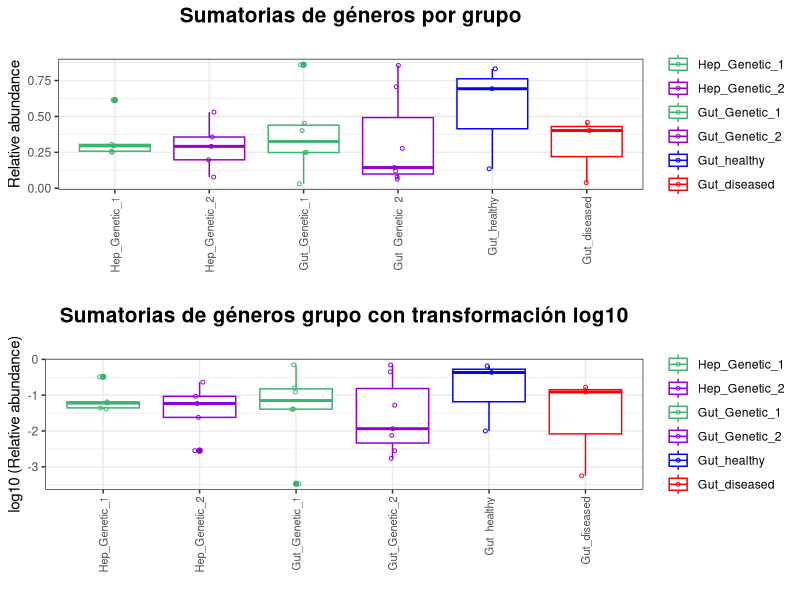
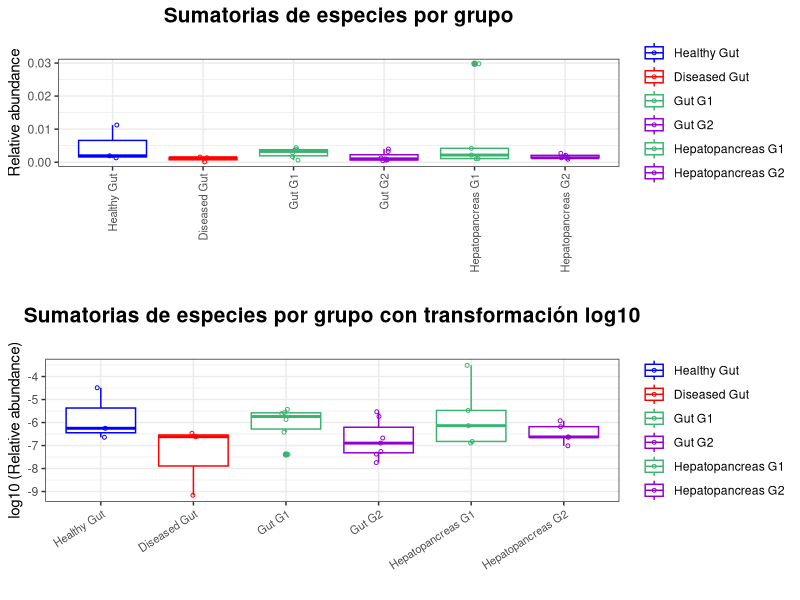
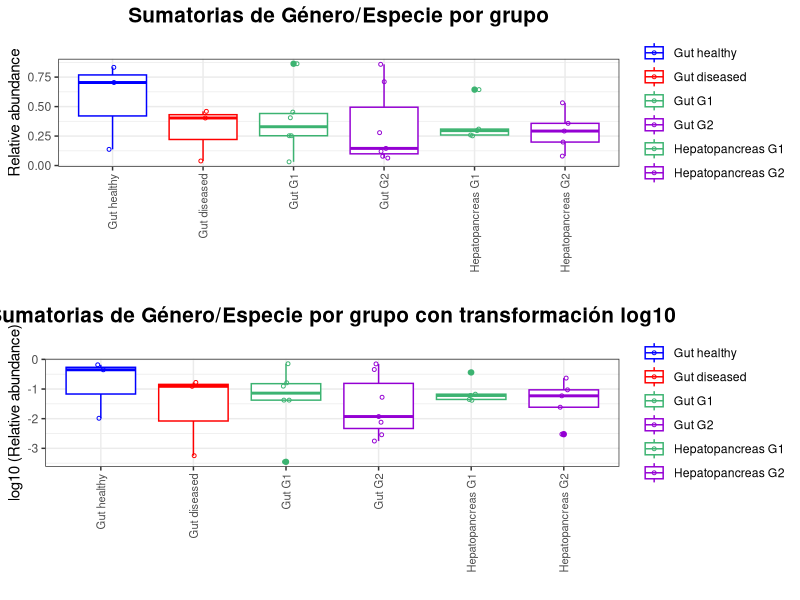
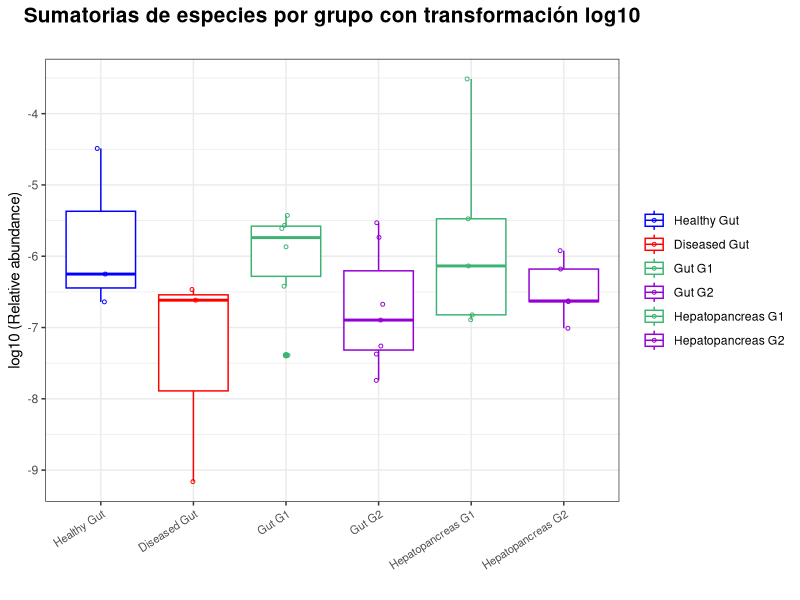

Generate these figures, in order, with R:
## ---- chunk 1
knitr::opts_chunk$set(echo = TRUE)
library("optparse")
library("ggplot2")
library("reshape")
require("gridExtra")
## ---- chunk 2
# Data input
summation <- read.table("sum_genus_groups.txt",
                             header=TRUE,
                             sep="\t")

# Reshape of matrix
summation$group <- factor(summation$group, levels=c("Hep_Genetic_1", "Hep_Genetic_2",
                                                    "Gut_Genetic_1", "Gut_Genetic_2",
                                                    "Gut_healthy", "Gut_diseased"))

# log10 transformation
summation$log10=log(summation$sum)

# Define colors
colors <- c("mediumseagreen", "darkviolet",
            "mediumseagreen", "darkviolet",
            "blue", "red")

# Boxplot relative abundance
theme_set(theme_bw())

boxplot_summation <- ggplot(summation,
                            aes(x = group,
                            y = sum)) +
  geom_boxplot(aes(color = group)) +
  geom_point(aes(color = group),
             size = 1,
             shape = 21,
             position = position_jitterdodge()) +
  labs(x="", 
       y="Relative abundance", 
       title="Sumatorias de géneros por grupo",
       subtitle = "") +
  theme(legend.title = element_blank(),
        axis.text.x = element_text(size = 8,
                                   angle = 90,
                                   hjust = 1,
                                   vjust = 0.5),
        plot.title = element_text(face = "bold",
                                  hjust = 0.5,
                                  size = 15)) +
  scale_color_manual(values = colors)

# Boxplot relative abundance
boxplot_summation_log10 <- ggplot(summation,
                            aes(x = group,
                            y = log10)) +
  geom_boxplot(aes(color = group)) +
  geom_point(aes(color = group),
             size = 1,
             shape = 21,
             position = position_jitterdodge()) +
  labs(x="", 
       y="log10 (Relative abundance)", 
       title="Sumatorias de géneros grupo con transformación log10",
       subtitle = "") +
  theme(legend.title = element_blank(),
        axis.text.x = element_text(size = 8,
                                   angle = 90,
                                   hjust = 1,
                                   vjust = 0.5),
        plot.title = element_text(face = "bold",
                                  hjust = 0.5,
                                  size = 15)) +
  scale_color_manual(values = colors)

grid.arrange(boxplot_summation,
             boxplot_summation_log10,
             nrow=2)
## ---- chunk 3
# Data input
summation <- read.table("sum_species_groups.txt",
                             header=TRUE,
                             sep="\t")

# Reshape of matrix
summation$group <- factor(summation$group, levels=c("Healthy Gut", "Diseased Gut",
                                                    "Gut G1", "Gut G2",
                                                    "Hepatopancreas G1", "Hepatopancreas G2"))

# log10 transformation
summation$log10=log(summation$sum)

# Define colors
colors <- c("blue", "red",
            "mediumseagreen", "darkviolet",
            "mediumseagreen", "darkviolet")

# Boxplot relative abundance
theme_set(theme_bw())

boxplot_summation <- ggplot(summation,
                            aes(x = group,
                            y = sum)) +
  geom_boxplot(aes(color = group)) +
  geom_point(aes(color = group),
             size = 1,
             shape = 21,
             position = position_jitterdodge()) +
  labs(x="", 
       y="Relative abundance", 
       title="Sumatorias de especies por grupo",
       subtitle = "") +
  theme(legend.title = element_blank(),
        axis.text.x = element_text(size = 8,
                                   angle = 90,
                                   hjust = 1,
                                   vjust = 0.5),
        plot.title = element_text(face = "bold",
                                  hjust = 0.5,
                                  size = 15)) +
  scale_color_manual(values = colors)

# Boxplot relative abundance
boxplot_summation_log10 <- ggplot(summation,
                            aes(x = group,
                            y = log10)) +
  geom_boxplot(aes(color = group)) +
  geom_point(aes(color = group),
             size = 1,
             shape = 21,
             position = position_jitterdodge()) +
  labs(x="", 
       y="log10 (Relative abundance)", 
       title="Sumatorias de especies por grupo con transformación log10",
       subtitle = "") +
  theme(legend.title = element_blank(),
        axis.text.x = element_text(size = 8,
                                   angle = 33,
                                   hjust = 1,
                                   vjust = 1),
        plot.title = element_text(face = "bold",
                                  hjust = 0.5,
                                  size = 15)) +
  scale_color_manual(values = colors)


grid.arrange(boxplot_summation,
             boxplot_summation_log10,
             nrow=2)

ggsave(filename = "probiotics_species_summation_log10.svg",
       width = 7,
       height = 3.5)
## ---- chunk 4
# Data input
summation <- read.table("sum_genus-species_groups.txt",
                             header=TRUE,
                             sep="\t",
                        check.names = FALSE)

# Reshape of matrix
summation$group <- factor(summation$group, levels=c("Gut healthy", "Gut diseased",
                                                    "Gut G1", "Gut G2",
                                                    "Hepatopancreas G1", "Hepatopancreas G2"))

# log10 transformation
summation$log10=log(summation$sum)

# Define colors
colors <- c("blue", "red",
            "mediumseagreen", "darkviolet",
            "mediumseagreen", "darkviolet")

# Boxplot relative abundance
theme_set(theme_bw())

boxplot_summation <- ggplot(summation,
                            aes(x = group,
                            y = sum)) +
  geom_boxplot(aes(color = group)) +
  geom_point(aes(color = group),
             size = 1,
             shape = 21,
             position = position_jitterdodge()) +
  labs(x="", 
       y="Relative abundance", 
       title="Sumatorias de Género/Especie por grupo",
       subtitle = "") +
  theme(legend.title = element_blank(),
        axis.text.x = element_text(size = 8,
                                   angle = 90,
                                   hjust = 1,
                                   vjust = 0.5),
        plot.title = element_text(face = "bold",
                                  hjust = 0.5,
                                  size = 15)) +
  scale_color_manual(values = colors)

# Boxplot relative abundance
boxplot_summation_log10 <- ggplot(summation,
                            aes(x = group,
                            y = log10)) +
  geom_boxplot(aes(color = group)) +
  geom_point(aes(color = group),
             size = 1,
             shape = 21,
             position = position_jitterdodge()) +
  labs(x="", 
       y="log10 (Relative abundance)", 
       title="Sumatorias de Género/Especie por grupo con transformación log10",
       subtitle = "") +
  theme(legend.title = element_blank(),
        axis.text.x = element_text(size = 8,
                                   angle = 90,
                                   hjust = 1,
                                   vjust = 0.5),
        plot.title = element_text(face = "bold",
                                  hjust = 0.5,
                                  size = 15)) +
  scale_color_manual(values = colors)

grid.arrange(boxplot_summation,
             boxplot_summation_log10,
             nrow=2)
